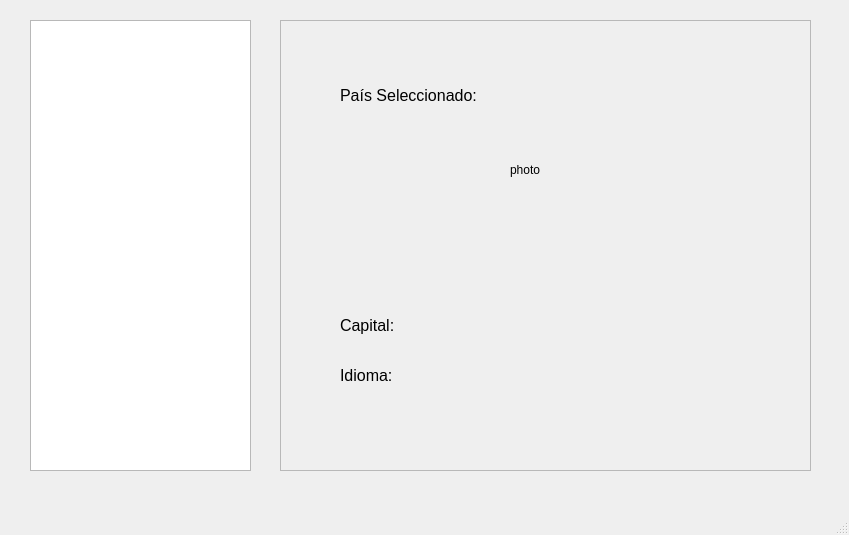
<?xml version="1.0" encoding="UTF-8"?>
<ui version="4.0">
 <class>MainWindow</class>
 <widget class="QMainWindow" name="MainWindow">
  <property name="geometry">
   <rect>
    <x>0</x>
    <y>0</y>
    <width>849</width>
    <height>535</height>
   </rect>
  </property>
  <property name="windowTitle">
   <string>MainWindow</string>
  </property>
  <property name="styleSheet">
   <string notr="true">color rgb(0, 85, 0)</string>
  </property>
  <widget class="QWidget" name="centralwidget">
   <widget class="QListView" name="paises">
    <property name="geometry">
     <rect>
      <x>30</x>
      <y>20</y>
      <width>221</width>
      <height>451</height>
     </rect>
    </property>
    <property name="font">
     <font>
      <pointsize>15</pointsize>
     </font>
    </property>
   </widget>
   <widget class="QFrame" name="frame">
    <property name="geometry">
     <rect>
      <x>280</x>
      <y>20</y>
      <width>531</width>
      <height>451</height>
     </rect>
    </property>
    <property name="frameShape">
     <enum>QFrame::Shape::StyledPanel</enum>
    </property>
    <property name="frameShadow">
     <enum>QFrame::Shadow::Raised</enum>
    </property>
    <widget class="QLabel" name="paisNombre">
     <property name="geometry">
      <rect>
       <x>60</x>
       <y>60</y>
       <width>431</width>
       <height>31</height>
      </rect>
     </property>
     <property name="font">
      <font>
       <pointsize>12</pointsize>
      </font>
     </property>
     <property name="text">
      <string>País Seleccionado: </string>
     </property>
    </widget>
    <widget class="QLabel" name="paisCapital">
     <property name="geometry">
      <rect>
       <x>60</x>
       <y>290</y>
       <width>411</width>
       <height>31</height>
      </rect>
     </property>
     <property name="font">
      <font>
       <pointsize>12</pointsize>
      </font>
     </property>
     <property name="text">
      <string>Capital: </string>
     </property>
    </widget>
    <widget class="QLabel" name="paisIdioma">
     <property name="geometry">
      <rect>
       <x>60</x>
       <y>340</y>
       <width>401</width>
       <height>31</height>
      </rect>
     </property>
     <property name="font">
      <font>
       <pointsize>12</pointsize>
      </font>
     </property>
     <property name="text">
      <string>Idioma: </string>
     </property>
    </widget>
    <widget class="QLabel" name="paisFoto">
     <property name="geometry">
      <rect>
       <x>230</x>
       <y>140</y>
       <width>49</width>
       <height>20</height>
      </rect>
     </property>
     <property name="text">
      <string>photo</string>
     </property>
    </widget>
   </widget>
  </widget>
  <widget class="QMenuBar" name="menubar">
   <property name="geometry">
    <rect>
     <x>0</x>
     <y>0</y>
     <width>849</width>
     <height>21</height>
    </rect>
   </property>
  </widget>
  <widget class="QStatusBar" name="statusbar"/>
 </widget>
 <resources/>
 <connections/>
</ui>
